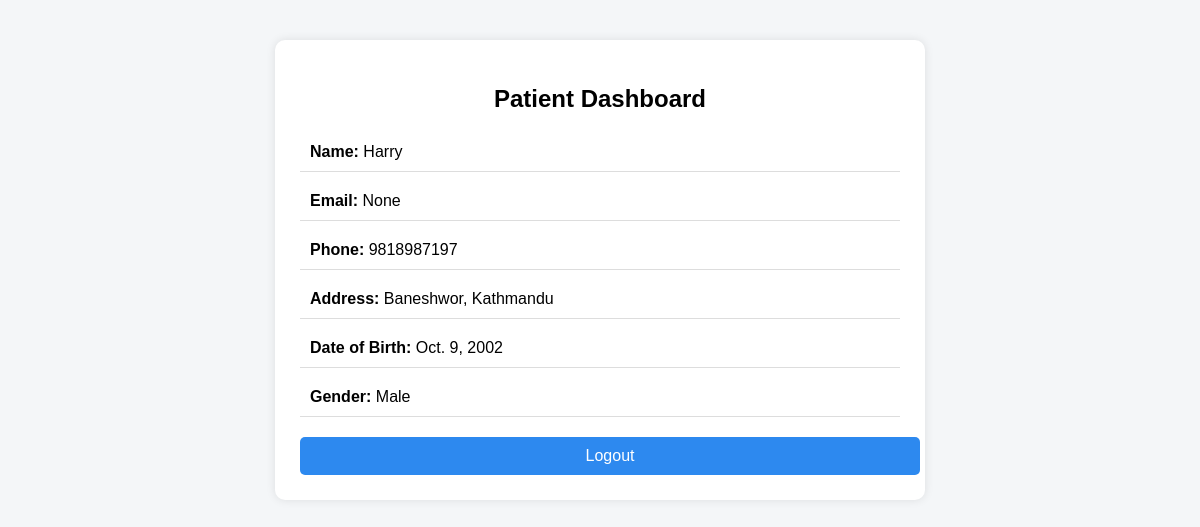
The page /dashboard/ (signed in) on the database its author committed.
### patients/models.py (models this page shows)
class Patients(models.Model):
    patient_id=models.AutoField(primary_key=True)
    name=models.CharField(max_length=150)
    user = models.OneToOneField(User, on_delete=models.CASCADE, null=True, blank=True)
    email=models.EmailField(blank=True,null=True)
    address=models.CharField(max_length=150)
    phone=models.CharField(max_length=10)
    dob=models.DateField()
    Gender_Choices=[
        ('M','Male'),
        ('F','Female'),
        ('O','Other'),
    ]
    gender=models.CharField(max_length=1,choices=Gender_Choices)

### patients/views.py (the view)
# urls.py: path('dashboard/', views.patient_dashboard, name='patient_dashboard'),
def patient_dashboard(request):
    if not request.user.is_authenticated:
        return redirect('login')
    try:
        patient = Patients.objects.get(user=request.user)
    except Patients.DoesNotExist:
        return redirect('register_patient_details')
    context = {
        'patient': patient
    }
    return render(request,'patients/patient_dashboard.html', context)

### patients/templates/patients/patient_dashboard.html (shortened to what this page needs)
<!DOCTYPE html>
<html>
<head>
</head>
<body>
<div class="container">
    <h2>Patient Dashboard</h2>
    <div class="info">
        <span class="label">Name:</span> {{ patient.name }}
    </div>
    <div class="info">
        <span class="label">Email:</span> {{ patient.email }}
    </div>
    <div class="info">
        <span class="label">Phone:</span> {{ patient.phone }}
    </div>
    <div class="info">
        <span class="label">Address:</span> {{ patient.address }}
    </div>
    <div class="info">
        <span class="label">Date of Birth:</span> {{ patient.dob }}
    </div>
    <div class="info">
        <span class="label">Gender:</span> {{ patient.get_gender_display }}
    </div>
    <a href="{% url 'logout' %}" class="btn">Logout</a>
</div>
</body>
</html>

### patients/templates/patients/patient_dashboard.html (style rules this page uses)
body { font-family: Arial; background-color: #f4f6f8; }
.container { width: 600px; margin: 40px auto; background-color: white; padding: 25px; border-radius: 10px; box-shadow: 0px 0px 10px rgba(0,0,0,0.1); }
h2 { text-align: center; margin-bottom: 20px; }
.info { margin: 10px 0; padding: 10px; border-bottom: 1px solid #ddd; }
.label { font-weight: bold; }
.btn { display: block; width: 100%; padding: 10px; margin-top: 20px; text-align: center; background-color: #2d89ef; color: white; text-decoration: none; border-radius: 5px; }

### rows shown on the page
Patients: name "Harry", email "None", phone "9818987197", address "Baneshwor, Kathmandu", dob "Oct. 9, 2002", gender "Male"
